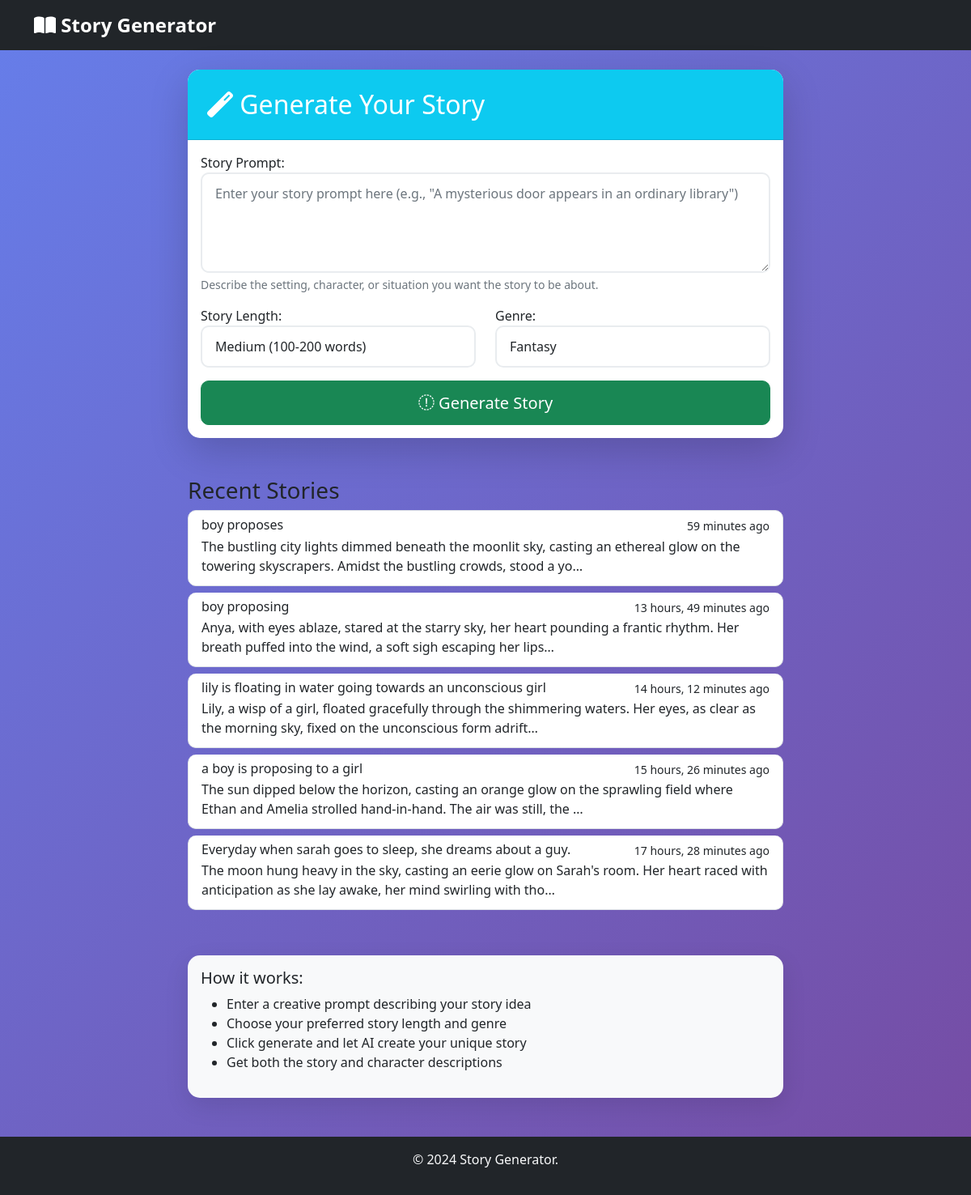
The page / on the database its author committed.
### story_app/models.py (models this page shows, shortened)
class StoryGeneration(models.Model):
    prompt = models.TextField(max_length=1000)
    generated_story = models.TextField()
    character_description = models.TextField(blank=True, null=True)
    background_description = models.TextField(blank=True, null=True)  # New field for world/setting
    genre = models.CharField(max_length=50, blank=True, null=True)    # Store genre info
    story_length = models.CharField(max_length=20, blank=True, null=True)  # Store length info
    created_at = models.DateTimeField(auto_now_add=True)
    updated_at = models.DateTimeField(auto_now=True)
    class Meta:
        ordering = ['-created_at']
        verbose_name = "Story Generation"
        verbose_name_plural = "Story Generations"

### story_app/views.py (the view)
# urls.py: path('', views.index, name='index'),
def index(request):
    form = StoryPromptForm()
    recent_stories = StoryGeneration.objects.all()[:5]
    return render(request, 'story_app/index.html', {
        'form': form,
        'recent_stories': recent_stories
    })

### templates/story_app/index.html (shortened to what this page needs)
{% extends 'base.html' %}
{% block content %}
<div class="row">
    <div class="col-lg-8 mx-auto">
        <div class="card shadow-lg">
            <div class="card-header bg-info text-white">
                <h2 class="card-title mb-0">
                    <i class="fas fa-magic"></i> Generate Your Story
                </h2>
            </div>
            <div class="card-body">
                <form method="post" action="{% url 'generate_story' %}" id="story-form">
                    <div class="mb-3">
                        {{ form.prompt.label_tag }}
                        {{ form.prompt }}
                        <div class="form-text">{{ form.prompt.help_text }}</div>
                    </div>
                    <div class="row mb-3">
                        <div class="col-md-6">
                            {{ form.story_length.label_tag }}
                            {{ form.story_length }}
                        </div>
                        <div class="col-md-6">
                            {{ form.genre.label_tag }}
                            {{ form.genre }}
                        </div>
                    </div>
                    <button type="submit" class="btn btn-success btn-lg w-100" id="generate-btn">
                        <i class="fas fa-sparkles"></i> Generate Story
                    </button>
                </form>
            </div>
        </div>
    </div>
</div>
{% if recent_stories %}
<div class="row mt-5">
    <div class="col-lg-8 mx-auto">
        <h3>Recent Stories</h3>
        <div class="list-group">
            {% for story in recent_stories %}
            <a href="{% url 'story_detail' story.id %}" class="list-group-item list-group-item-action">
                <div class="d-flex w-100 justify-content-between">
                    <h6 class="mb-1">{{ story.prompt|truncatechars:80 }}</h6>
                    <small>{{ story.created_at|timesince }} ago</small>
                </div>
                <p class="mb-1">{{ story.generated_story|truncatechars:150 }}</p>
            </a>
            {% endfor %}
        </div>
    </div>
</div>
{% endif %}
<div class="row mt-5">
    <div class="col-lg-8 mx-auto">
        <div class="card bg-light">
            <div class="card-body">
                <h5>How it works:</h5>
                <ul>
                    <li>Enter a creative prompt describing your story idea</li>
                    <li>Choose your preferred story length and genre</li>
                    <li>Click generate and let AI create your unique story</li>
                    <li>Get both the story and character descriptions</li>
                </ul>
            </div>
        </div>
    </div>
</div>
{% endblock %}

### static/css/style.css (style rules this page uses)
body { background: linear-gradient(135deg, #667eea 0%, #764ba2 100%); min-height: 100vh; font-family: 'Segoe UI', Tahoma, Geneva, Verdana, sans-serif; }
.card { border: none; border-radius: 15px; box-shadow: 0 10px 30px rgba(0, 0, 0, 0.1); transition: transform 0.3s ease; }
.card-header { border-radius: 15px 15px 0 0 !important; padding: 1.5rem; }
.btn { border-radius: 10px; padding: 0.7rem 1.5rem; font-weight: 500; transition: all 0.3s ease; }
.form-control, .form-select { border-radius: 10px; border: 2px solid #e9ecef; padding: 0.75rem 1rem; transition: border-color 0.3s ease; }
.list-group-item { border-radius: 10px !important; margin-bottom: 0.5rem; border: 1px solid #dee2e6; }

### rows shown on the page
StoryGeneration: prompt "boy proposes", created_at "59 minutes", generated_story "The bustling city lights dimmed beneath the moonlit sky, casting an ethereal glow on the towering skyscrapers. Amidst the bustling crowds, stood a yo…"
StoryGeneration: prompt "boy proposing", created_at "13 hours, 49 minutes", generated_story "Anya, with eyes ablaze, stared at the starry sky, her heart pounding a frantic rhythm. Her breath puffed into the wind, a soft sigh escaping her lips…"
StoryGeneration: prompt "lily is floating in water going towards an unconscious girl", created_at "14 hours, 12 minutes", generated_story "Lily, a wisp of a girl, floated gracefully through the shimmering waters. Her eyes, as clear as the morning sky, fixed on the unconscious form adrift…"
StoryGeneration: prompt "a boy is proposing to a girl", created_at "15 hours, 26 minutes", generated_story "The sun dipped below the horizon, casting an orange glow on the sprawling field where Ethan and Amelia strolled hand-in-hand. The air was still, the …"
StoryGeneration: prompt "Everyday when sarah goes to sleep, she dreams about a guy.", created_at "17 hours, 28 minutes", generated_story "The moon hung heavy in the sky, casting an eerie glow on Sarah's room. Her heart raced with anticipation as she lay awake, her mind swirling with tho…"
